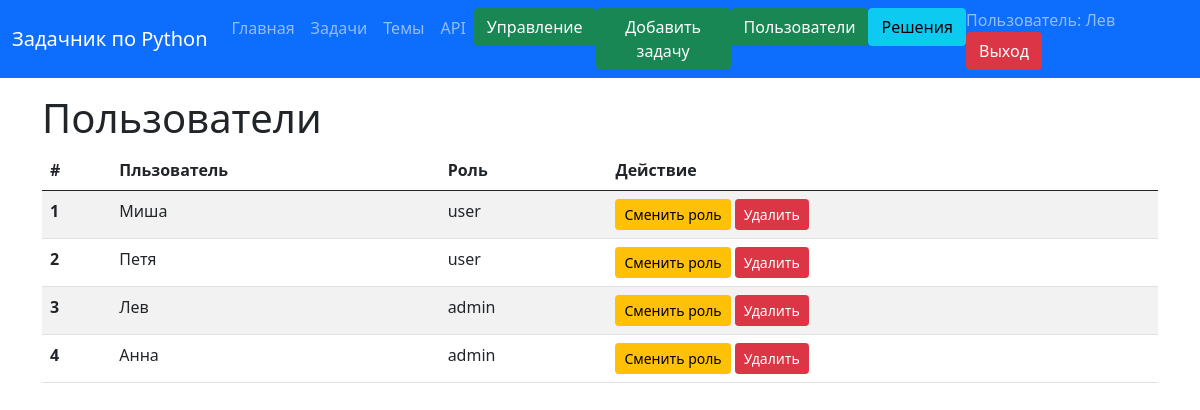
The app's page /users_page (signed in) with its own data.
### data/users.py (models this page shows, shortened)
class User(SqlAlchemyBase, UserMixin, SerializerMixin):
    __tablename__ = 'users'
    id = sqlalchemy.Column(sqlalchemy.Integer, primary_key=True, autoincrement=True)
    name = sqlalchemy.Column(sqlalchemy.String, index=True, nullable=True)
    role = sqlalchemy.Column(sqlalchemy.String, default='user')
    email = sqlalchemy.Column(sqlalchemy.String, index=True, unique=True, nullable=True)
    hashed_password = sqlalchemy.Column(sqlalchemy.String, nullable=True)
    created_date = sqlalchemy.Column(sqlalchemy.DateTime, default=datetime.date.today)
    task = orm.relation("Task", back_populates='user')
    solve = orm.relation("Solve", cascade="all, delete")

### main.py (the view)
@app.route('/users_page', methods=['GET', 'POST'])
@login_required
def users():
    session = db_session.create_session()
    result = session.query(User)
    return render_template('users_page.html', title='Пользователи', items=result)

### data/db_session.py (called while the page is built)
def create_session() -> Session:
    global __factory
    return __factory()

### main.py (called while the page is built)
@login_manager.user_loader
def load_user(user_id):
    session = db_session.create_session()
    return session.query(User).get(user_id)

### templates/users_page.html
{% extends "base_template.html" %}
{% block main %}
<h1>Пользователи</h1>
<table class="table table-striped">
    <thead>
    <tr>
        <th scope="col">#</th>
        <th scope="col">Пльзователь</th>
        <th scope="col">Роль</th>
        <th scope="col">Действие</th>
    </tr>
    </thead>
    {% for item in items %}
    <tr>
        <th scope="row">{{ loop.index }}</th>
        <td>{{ item.name }}</td>
        <td>{{ item.role }}</td>
        <td>{% if current_user.is_authenticated and current_user.role == 'admin' %}
        <a href="/change_role/{{ item.id }}" class="btn btn-warning btn-sm">Сменить роль</a>
        <a href="/user_delete/{{ item.id }}" class="btn btn-danger btn-sm">Удалить</a>
        {% endif %}</td>
    </tr>
    {% endfor %}
</table>
{% endblock %}

### templates/base_template.html (shortened to what this page needs)
<!doctype html>
<html lang="ru">
<head>
    <link href="https://cdn.jsdelivr.net/npm/bootstrap@5.0.0-beta3/dist/css/bootstrap.min.css" rel="stylesheet"
>
</head>
<body>
<div class="d-flex flex-column h-200">
    <header>
        <nav class="navbar navbar-expand-lg navbar-dark bg-primary">
            <div class="container-fluid">
                <a class="navbar-brand mb-0 h1" href="/">Задачник по Python</a>
                <div class="collapse navbar-collapse" id="navbarNav">
                    <ul class="navbar-nav">
                        <li class="nav-item"><a class="nav-link" href="/">Главная</a></li>
                        <li class="nav-item"><a class="nav-link" href="/subjects/tasks/all">Задачи</a></li>
                        <li class="nav-item"><a class="nav-link" href="/subjects">Темы</a></li>
                        <li class="nav-item"><a class="nav-link" href="/about">API</a></li>
                        {% if current_user.is_authenticated and current_user.role == 'admin' %}
                        <li class="nav-item"><a href="/edit" class="btn btn-success">Управление</a></li>
                        <li class="nav-item"><a href="/add_task" class="btn btn-success">Добавить задачу</a></li>
                        <li class="nav-item"><a href="/users_page" class="btn btn-success">Пользователи</a></li>
                        <li class="nav-item"><a href="/solves" class="btn btn-info">Решения</a></li>
                        {% endif %}
                    </ul>
                </div>
                <div>
                    {% if current_user.is_authenticated %}
                    <span class="navbar-text">Пользователь: {{ current_user.name }} </span> <a href="/logout">
                    <button type="button" class="btn btn-danger">Выход</button>
                </a>
                    {% else %}
                    <a href="login" class="btn btn-success">Вход</a>
                    <a href="registration" class="btn btn-success">Регистрация</a>
                    {% endif %}
                </div>
            </div>
        </nav>
    </header>
    <div class="container py-3">
        <main>
            {% block main %}
            {% endblock %}
        </main>
    </div>
</div>
</body>
</html>

### records on screen
User: name "Лев", role "admin"
User: name "Миша", role "user"
User: name "Петя", role "user"
User: name "Анна", role "admin"
